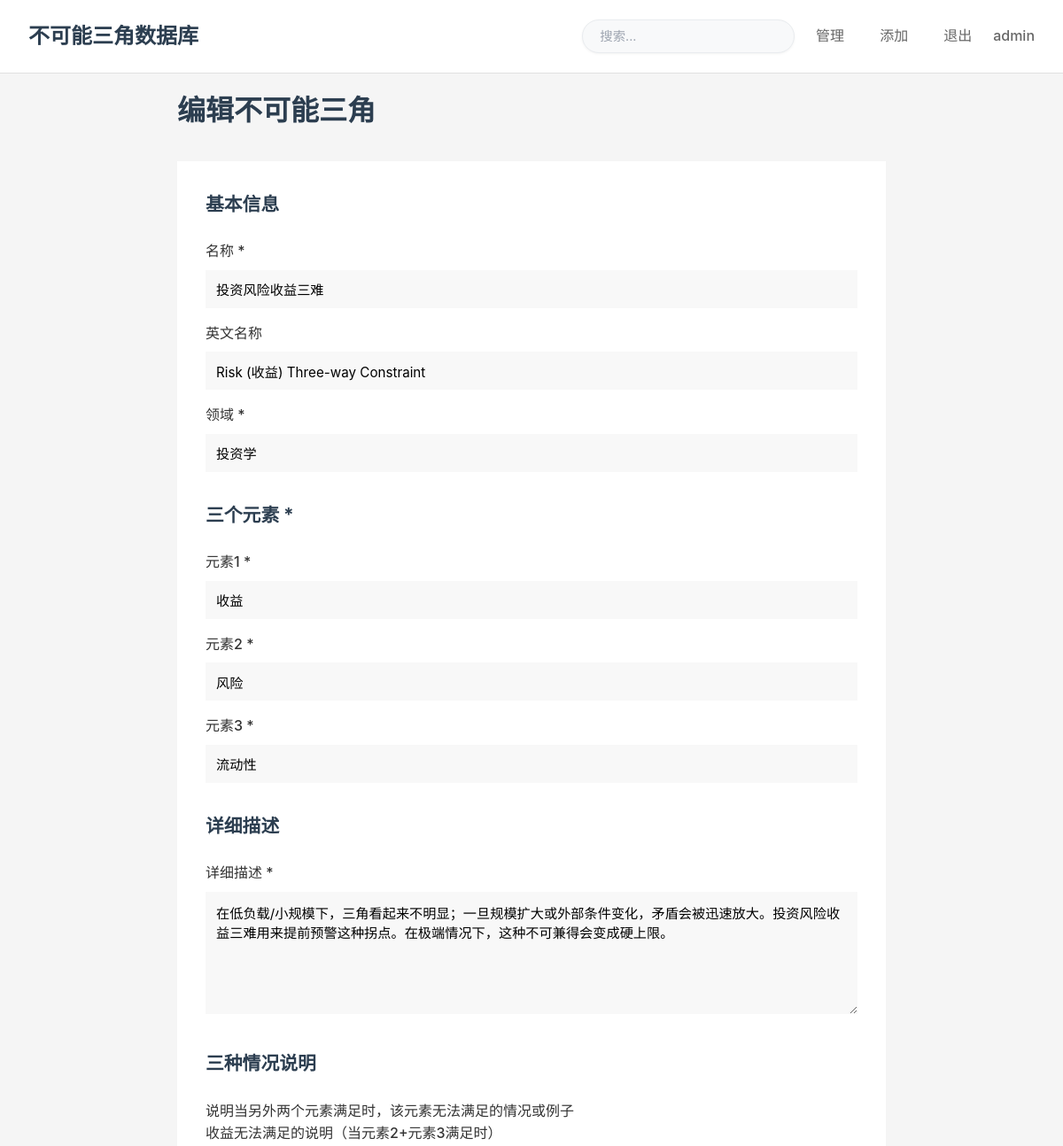
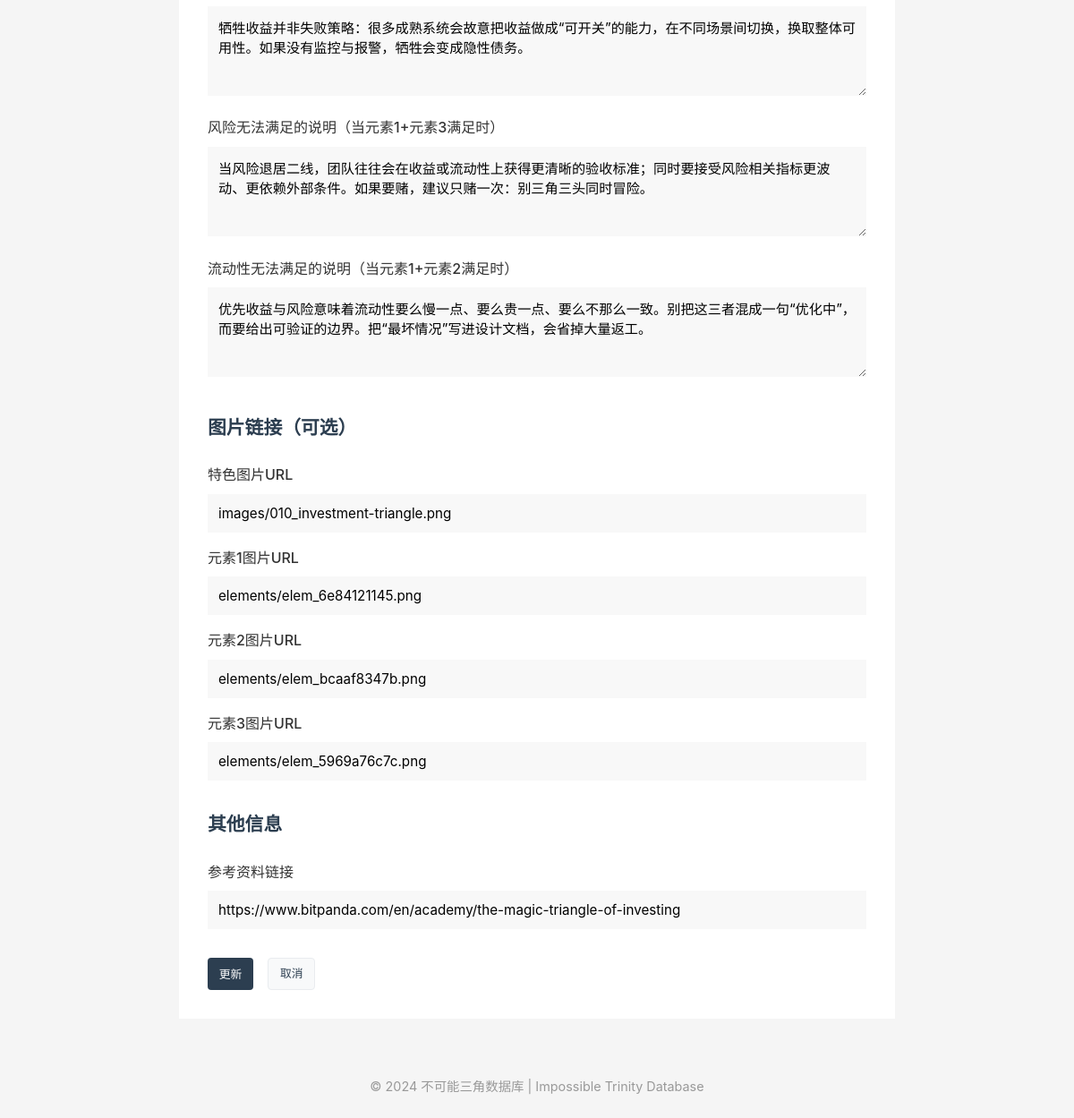
Screenshot of /edit/201 (signed in) with the database file from the repository (2 pictures, top to bottom).
### models.py (models this page shows)
class User(UserMixin, db.Model):
    id = db.Column(db.Integer, primary_key=True)
    username = db.Column(db.String(80), unique=True, nullable=False)
    password_hash = db.Column(db.String(128), nullable=False)
    is_admin = db.Column(db.Boolean, default=False)
    created_at = db.Column(db.DateTime, default=datetime.utcnow)
    created_its = db.relationship('ImpossibleTrinity', backref='creator', lazy=True)
    comments = db.relationship('Comment', backref='author', lazy=True)

class ImpossibleTrinity(db.Model):
    id = db.Column(db.Integer, primary_key=True)
    name = db.Column(db.String(200), nullable=False)
    name_en = db.Column(db.String(200), default='Impossible Trinity')
    field = db.Column(db.String(100), nullable=False)
    element1 = db.Column(db.String(100), nullable=False)
    element2 = db.Column(db.String(100), nullable=False)
    element3 = db.Column(db.String(100), nullable=False)
    description = db.Column(db.Text, nullable=False)
    created_at = db.Column(db.DateTime, default=datetime.utcnow)
    agree_count = db.Column(db.Integer, default=0)
    hyperlink = db.Column(db.String(500))
    feature_image_url = db.Column(db.String(500))
    element1_image_url = db.Column(db.String(500))
    element2_image_url = db.Column(db.String(500))
    element3_image_url = db.Column(db.String(500))
    updated_at = db.Column(db.DateTime, default=datetime.utcnow, onupdate=datetime.utcnow)
    element1_sacrifice_explanation = db.Column(db.Text)
    element2_sacrifice_explanation = db.Column(db.Text)
    element3_sacrifice_explanation = db.Column(db.Text)
    creator_id = db.Column(db.Integer, db.ForeignKey('user.id'), nullable=False)
    comments = db.relationship('Comment', backref='it', lazy=True, cascade='all, delete-orphan')

### app.py (the view, shortened to what this page needs)
@app.route('/edit/<int:id>', methods=['GET', 'POST'])
@login_required
def edit_it(id):
    it = ImpossibleTrinity.query.get_or_404(id)
    if it.creator_id != current_user.id and not current_user.is_admin:
        flash('您没有权限编辑此内容')
        return redirect(url_for('index'))
    return render_template('add_it.html', it=it, edit_mode=True)

### app.py (called while the page is built)
@login_manager.user_loader
def load_user(user_id):
    return User.query.get(int(user_id))

@app.context_processor
def inject_user():
    return dict(current_user=current_user)

### templates/add_it.html (shortened to what this page needs)
{% extends "base.html" %}
{% block content %}
<div class="form-page">
    <div class="form-header">
        <h1>{% if edit_mode %}编辑不可能三角{% else %}添加不可能三角{% endif %}</h1>
    </div>
    <div class="form-container">
        <form method="POST" action="{{ url_for('add_it') if not edit_mode else url_for('edit_it', id=it.id) }}">
            <div class="form-section">
                <h2>基本信息</h2>
                <div class="form-group">
                    <label for="name">名称 *</label>
                    <input type="text" id="name" name="name" required
                           value="{% if edit_mode %}{{ it.name }}{% endif %}"
                           placeholder="例如：蒙代尔不可能三角">
                </div>
                <div class="form-group">
                    <label for="name_en">英文名称</label>
                    <input type="text" id="name_en" name="name_en"
                           value="{% if edit_mode %}{{ it.name_en }}{% else %}Impossible Trinity{% endif %}"
                           placeholder="Impossible Trinity">
                </div>
                <div class="form-group">
                    <label for="field">领域 *</label>
                    <input type="text" id="field" name="field" required
                           value="{% if edit_mode %}{{ it.field }}{% endif %}"
                           placeholder="例如：宏观经济学">
                </div>
            </div>
            <div class="form-section">
                <h2>三个元素 *</h2>
                <div class="form-group">
                    <label for="element1">元素1 *</label>
                    <input type="text" id="element1" name="element1" required
                           value="{% if edit_mode %}{{ it.element1 }}{% endif %}"
                           placeholder="例如：资本自由流动">
                </div>
                <div class="form-group">
                    <label for="element2">元素2 *</label>
                    <input type="text" id="element2" name="element2" required
                           value="{% if edit_mode %}{{ it.element2 }}{% endif %}"
                           placeholder="例如：固定汇率">
                </div>
                <div class="form-group">
                    <label for="element3">元素3 *</label>
                    <input type="text" id="element3" name="element3" required
                           value="{% if edit_mode %}{{ it.element3 }}{% endif %}"
                           placeholder="例如：独立的货币政策">
                </div>
            </div>
            <div class="form-section">
                <h2>详细描述</h2>
                <div class="form-group">
                    <label for="description">详细描述 *</label>
                    <textarea id="description" name="description" required rows="6"
                              placeholder="详细描述这个不可能三角的含义和应用...">{% if edit_mode %}{{ it.description }}{% endif %}</textarea>
                </div>
            </div>
            <div class="form-section">
                <h2>三种情况说明</h2>
                <p class="form-hint">说明当另外两个元素满足时，该元素无法满足的情况或例子</p>
                <div class="form-group">
                    <label for="element1_sacrifice_explanation">{{ it.element1 if edit_mode else '元素1' }}无法满足的说明（当元素2+元素3满足时）</label>
                    <textarea id="element1_sacrifice_explanation" name="element1_sacrifice_explanation" rows="4"
                              placeholder="例如：当选择固定汇率和独立货币政策时，必须限制资本自由流动，否则资本流动会冲击固定汇率...">{% if edit_mode %}{{ it.element1_sacrifice_explanation }}{% endif %}</textarea>
                </div>
                <div class="form-group">
                    <label for="element2_sacrifice_explanation">{{ it.element2 if edit_mode else '元素2' }}无法满足的说明（当元素1+元素3满足时）</label>
                    <textarea id="element2_sacrifice_explanation" name="element2_sacrifice_explanation" rows="4"
                              placeholder="例如：当选择资本自由流动和独立货币政策时，汇率会自由浮动，无法维持固定汇率...">{% if edit_mode %}{{ it.element2_sacrifice_explanation }}{% endif %}</textarea>
                </div>
                <div class="form-group">
                    <label for="element3_sacrifice_explanation">{{ it.element3 if edit_mode else '元素3' }}无法满足的说明（当元素1+元素2满足时）</label>
                    <textarea id="element3_sacrifice_explanation" name="element3_sacrifice_explanation" rows="4"
                              placeholder="例如：当选择资本自由流动和固定汇率时，货币政策必须跟随锚货币国家，无法保持独立...">{% if edit_mode %}{{ it.element3_sacrifice_explanation }}{% endif %}</textarea>
                </div>
            </div>
            <div class="form-section">
                <h2>图片链接（可选）</h2>
                <div class="form-group">
                    <label for="feature_image_url">特色图片URL</label>
                    <input type="url" id="feature_image_url" name="feature_image_url"
                           value="{% if edit_mode %}{{ it.feature_image_url }}{% endif %}"
                           placeholder="https://example.com/image.jpg">
                </div>
                <div class="form-group">
                    <label for="element1_image_url">元素1图片URL</label>
                    <input type="url" id="element1_image_url" name="element1_image_url"
                           value="{% if edit_mode %}{{ it.element1_image_url }}{% endif %}"
                           placeholder="https://example.com/element1.jpg">
                </div>
                <div class="form-group">
                    <label for="element2_image_url">元素2图片URL</label>
                    <input type="url" id="element2_image_url" name="element2_image_url"
                           value="{% if edit_mode %}{{ it.element2_image_url }}{% endif %}"
                           placeholder="https://example.com/element2.jpg">
                </div>
                <div class="form-group">
                    <label for="element3_image_url">元素3图片URL</label>
                    <input type="url" id="element3_image_url" name="element3_image_url"
                           value="{% if edit_mode %}{{ it.element3_image_url }}{% endif %}"
                           placeholder="https://example.com/element3.jpg">
                </div>
            </div>
            <div class="form-section">
                <h2>其他信息</h2>
                <div class="form-group">
                    <label for="hyperlink">参考资料链接</label>
                    <input type="url" id="hyperlink" name="hyperlink"
                           value="{% if edit_mode %}{{ it.hyperlink }}{% endif %}"
                           placeholder="https://example.com/reference">
                </div>
            </div>
            <div class="form-actions">
                <button type="submit" class="btn btn-primary">
                    {% if edit_mode %}更新{% else %}创建{% endif %}
                </button>
                <a href="{{ url_for('index') }}" class="btn btn-secondary">取消</a>
            </div>
        </form>
    </div>
</div>
{% endblock %}

### templates/base.html (shortened to what this page needs)
<!DOCTYPE html>
<html lang="zh-CN">
<head>
    <link rel="stylesheet" href="{{ url_for('static', filename='css/style.css') }}">
</head>
<body>
    <header class="main-header">
        <div class="header-content">
            <div class="header-info">
                <a href="{{ url_for('index') }}" class="site-title">不可能三角数据库</a>
            </div>
            <nav class="main-nav" id="main-nav">
                <form class="search-form" action="{{ url_for('index') }}" method="GET">
                    <input
                        type="text"
                        name="q"
                        class="search-input"
                        placeholder="搜索..."
                        value="{{ request.args.get('q', '') }}"
                    >
                </form>
                {% if current_user.is_authenticated %}
                    <a href="{{ url_for('dashboard') }}" class="nav-link">管理</a>
                    <a href="{{ url_for('add_it') }}" class="nav-link">添加</a>
                    <a href="{{ url_for('logout') }}" class="nav-link">退出</a>
                    <span class="user-info">{{ current_user.username }}</span>
                {% else %}
                    <a href="{{ url_for('login') }}" class="nav-link">登录</a>
                    <a href="{{ url_for('register') }}" class="nav-link">注册</a>
                {% endif %}
            </nav>
        </div>
    </header>
    <main class="main-content">
        {% block content %}{% endblock %}
    </main>
    <footer class="main-footer">
        <p>&copy; 2024 不可能三角数据库 | Impossible Trinity Database</p>
    </footer>
</body>
</html>

### static/css/style.css (style rules this page uses)
* { margin: 0; padding: 0; box-sizing: border-box; }
body { font-family: -apple-system, BlinkMacSystemFont, "Segoe UI", Roboto, "Helvetica Neue", Arial, sans-serif; line-height: 1.6; color: #333; background: #f5f5f5; }
.main-header { background: #fff; padding: 1.25rem 2rem; border-bottom: 1px solid #e0e0e0; }
.header-content { display: flex; align-items: center; justify-content: space-between; gap: 1.5rem; width: 100%; max-width: 1400px; margin: 0 auto; position: relative; }
.header-info { display: flex; align-items: center; gap: 1rem; flex-wrap: wrap; }
.main-nav { display: flex; align-items: center; gap: 0.5rem; margin-left: auto; }
.header-info .site-title { font-size: 1.5rem; color: #2c3e50; font-weight: 700; margin: 0; text-decoration: none; cursor: pointer; transition: color 0.2s; }
.search-form { display: flex; align-items: center; }
.search-input { padding: 0.6rem 1.2rem; background: #f8f9fa; color: #2c3e50; font-size: 0.9rem; border: 1px solid #e9ecef; border-radius: 24px; width: 240px; transition: all 0.25s cubic-bezier(0.4, 0, 0.2, 1); font-family: inherit; box-shadow: 0 1px 3px rgba(0, 0, 0, 0.05); }
.search-input::placeholder { color: #9ca3af; font-weight: 400; }
.nav-link { color: #666; text-decoration: none; padding: 0.5rem 1rem; transition: color 0.2s; }
.user-info { color: #666; font-weight: 500; }
.main-content { max-width: 1400px; margin: 0 auto; padding: 1rem 2rem 2rem 2rem; min-height: calc(100vh - 200px); }
.btn { display: inline-flex; align-items: center; padding: 0.4rem 0.8rem; text-decoration: none; cursor: pointer; transition: all 0.2s ease; font-size: 0.8rem; font-weight: 500; border: none; border-radius: 4px; box-shadow: none; }
.btn-primary { background: #2c3e50; color: #fff; }
.btn-secondary { background: #f8f9fa; color: #2c3e50; border: 1px solid #e9ecef; }
.form-page { max-width: 800px; margin: 0 auto; }
.form-header { display: flex; justify-content: space-between; align-items: center; margin-bottom: 2rem; }
.form-header h1 { font-size: 2rem; color: #2c3e50; }
.form-container { background: #fff; padding: 2rem; }
.form-section { margin-bottom: 2rem; }
.form-section h2 { font-size: 1.3rem; color: #2c3e50; margin-bottom: 1rem; padding-bottom: 0.5rem; }
.form-group { margin-bottom: 1rem; }
.form-group label { display: block; margin-bottom: 0.5rem; color: #333; font-weight: 500; }
.form-group input, .form-group textarea { width: 100%; padding: 0.75rem; background: #f8f8f8; border: none; font-family: inherit; font-size: 0.95rem; }
.form-actions { display: flex; gap: 1rem; }
.main-footer { text-align: center; padding: 2rem; color: #999; font-size: 0.9rem; }

### rows the page displays
User: username "admin"
ImpossibleTrinity: name "投资风险收益三难", name_en "Risk (收益) Three-way Constraint", field "投资学", element1 "收益", element2 "风险", element3 "流动性", description "在低负载/小规模下，三角看起来不明显；一旦规模扩大或外部条件变化，矛盾会被迅速放大。投资风险收益三难用来提前预警这种拐点。在极端情况下，这种不可兼得会变成硬上限。", element1_sacrifice_explanation "牺牲收益并非失败策略：很多成熟系统会故意把收益做成“可开关”的能力，在不同场景间切换，换取整体可用性。如果没有监控与报警，牺牲会变成隐性债务。", element2_sacrifice_explanation "当风险退居二线，团队往往会在收益或流动性上获得更清晰的验收标准；同时要接受风险相关指标更波动、更依赖外部条件。如果要赌，建议只赌一次：别三角三头同时冒险。", element3_sacrifice_explanation "优先收益与风险意味着流动性要么慢一点、要么贵一点、要么不那么一致。别把这三者混成一句“优化中”，而要给出可验证的边界。把“最坏情况”写进设计文档，会省掉大量返工。", feature_image_url "images/010_investment-triangle.png", element1_image_url "elements/elem_6e84121145.png", element2_image_url "elements/elem_bcaaf8347b.png", element3_image_url "elements/elem_5969a76c7c.png", hyperlink "https://www.bitpanda.com/en/academy/the-magic-triangle-of-investing"
